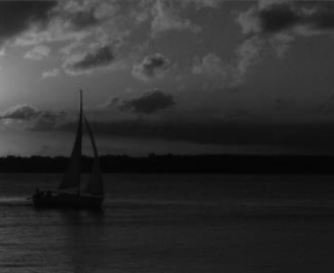
%> input picture image-manipulator/pt2/boat.jpg, 334 x 273 px
$ octave --eval "imhist_equalize(imread('boat.jpg'));"   (GNU Octave 9; MATLAB toolbox functions it lacks are replaced by stand-ins)
%> lines starting %> are read from the running program, lines starting %| are printed output that depends on the picture
### image-manipulator/pt2/histogram_equalize.m
function ret = histogram_equalize(counts, len)
% [12 lines of commented-out code are left out]

    k = 255.0/(len(1)*len(2) -1);
    cdf = zeros(max(size(counts)));

    for r = 1:max(size(counts)),
        cdf(r) = sum(counts(1:r));
    end
    cdfmin = cdf(find(cdf>0, 1, 'first'));

    ret = round(k*(cdf -cdfmin));
end

### image-manipulator/pt2/imhist_equalize.m
function imhist_equalize(image)
    aux = zeros(size(image));
    channel = 'RGB';
    k = 255.0/(size(image, 1)*size(image, 2)); % 255/RC
%> k = 0.0028

    figure, subplot(2,4,1);
    imhist(rgb2gray(image));
    title('Grayscale');
    grid on

    for i = 1:3,
        % Calculations
        [counts, binLoc] = imhist(image(:,:,i));
        counts = histogram_equalize(counts, size(image));

        for r = 1:size(aux, 1),
            for c = 1:size(aux, 2),
                %aux(r,c,i) = round(k*sum(counts(1:double(image(r,c,i))))) +1;
                aux(r,c,i) = counts(image(r,c,i) +1);
            end
        end

        % Ploting
        subplot(2,4,i+1);
        imhist(image(:,:,i));
        title(channel(i));
        grid on

        subplot(2,4,i+5);
        imhist(uint8(aux(:,:,i)));
        title(channel(i));
        grid on
    end
%> this loop made 3 passes
%> pass 1, in imhist_equalize, `counts = histogram_equalize(counts, size(image));`:
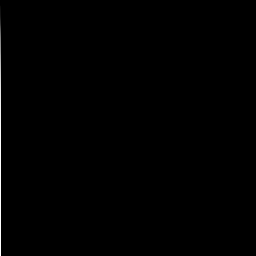
%> counts: size 256x256 double; min 0, max 255, mean 0.8
%> after the loop:
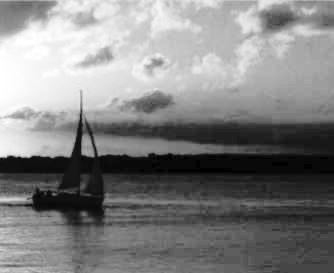
%> aux: size 273x334x3 double; min 0, max 255, mean 129.1
    G = uint8(aux);

    subplot(2,4,5);
    imhist(rgb2gray(G));
    title('Grayscale');
    grid on
    suptitle('Equaliza玢o de Histograma (histogramas)');
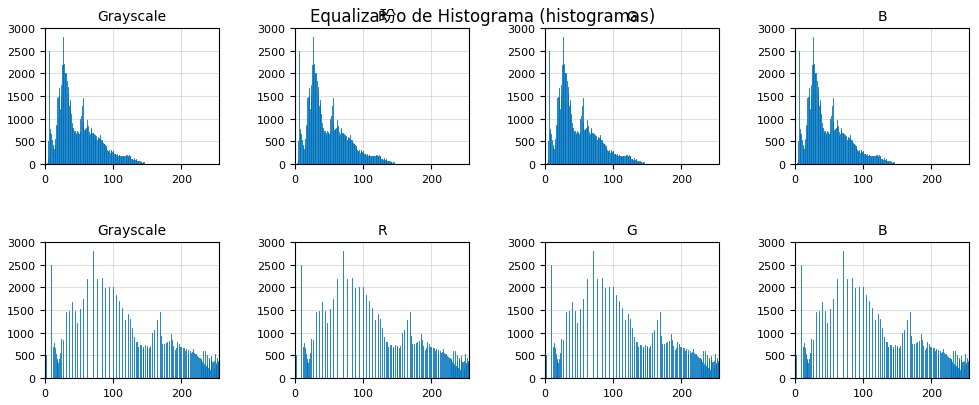
%> figure redrawn from the program's plot data, 8 panels; panel 1: highest point at x = 26, y = 2802; panel 3: highest point at x = 70, y = 2802

    pause;

    figure, subplot(1,2,1); imshow(image); title('Original');
    subplot(1,2,2); imshow(G); title('Equalizada');
    suptitle('Equaliza玢o de Histograma (compara玢o)');
end

$ run again, on image-manipulator/pt2/castelo.jpg
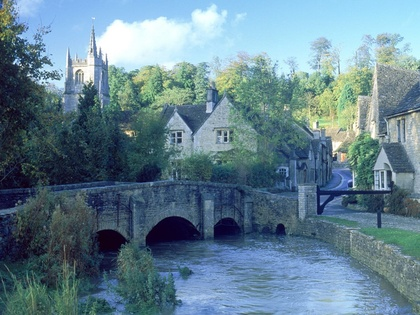
%> input picture image-manipulator/pt2/castelo.jpg, 420 x 315 px, shrunk from 1024 x 768 before the run
%> after the loop in imhist_equalize, `for i = 1:3,`:
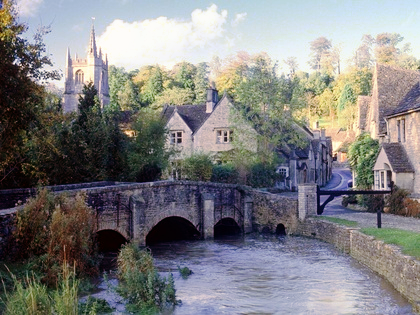
%> aux: size 315x420x3 double; mean R, G, B 128, 127.3, 128.1

$ run again, on image-manipulator/pt2/monarch_in_may.jpg
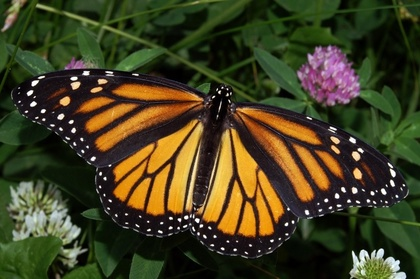
%> input picture image-manipulator/pt2/monarch_in_may.jpg, 420 x 279 px, shrunk from 800 x 532 before the run
%> after the loop in imhist_equalize, `for i = 1:3,`:
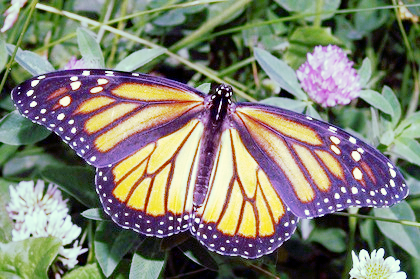
%> aux: size 279x420x3 double; mean R, G, B 127.6, 127.6, 113.7
